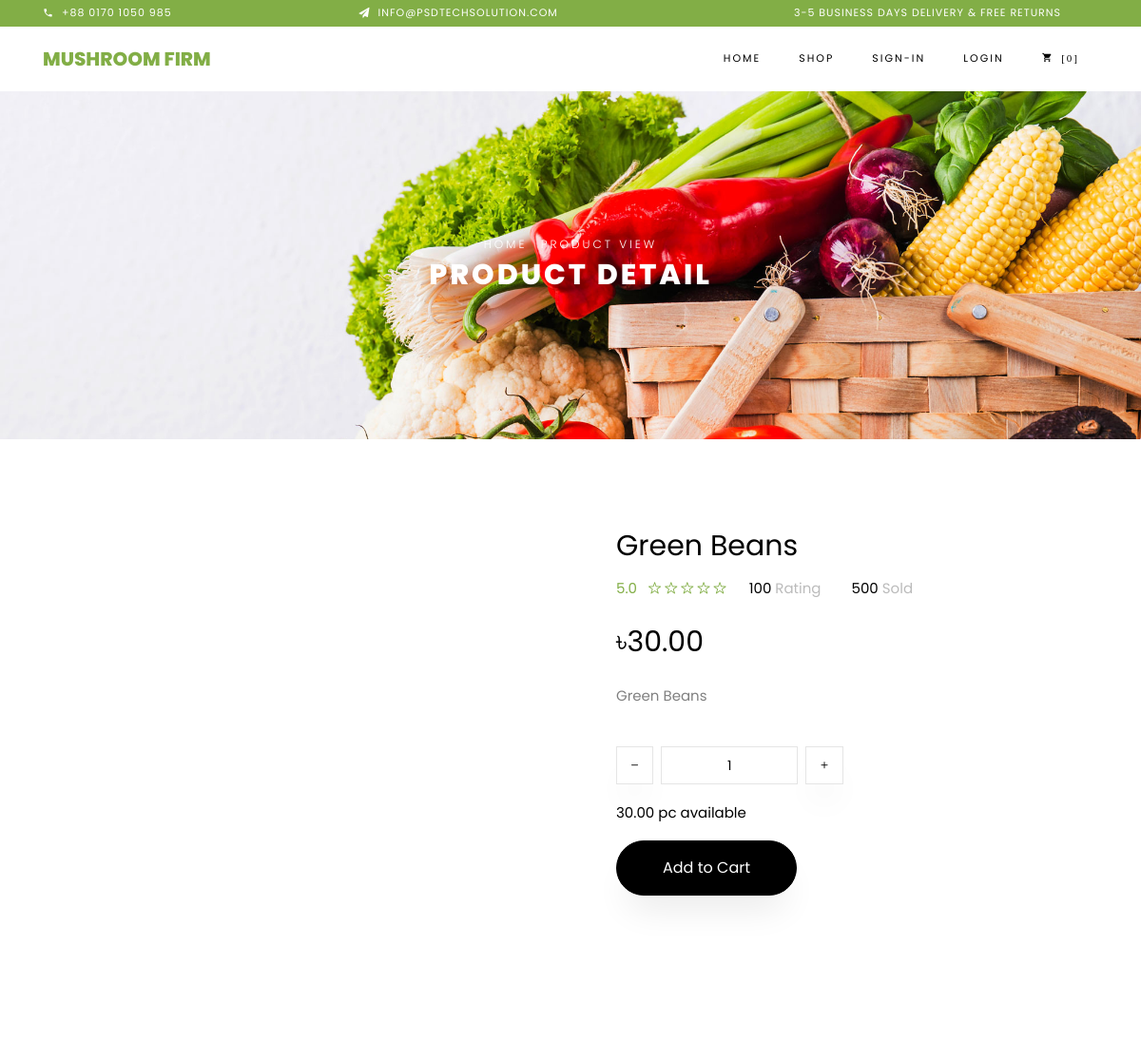
The app's page /products/green-beans/ (upper part), older data.
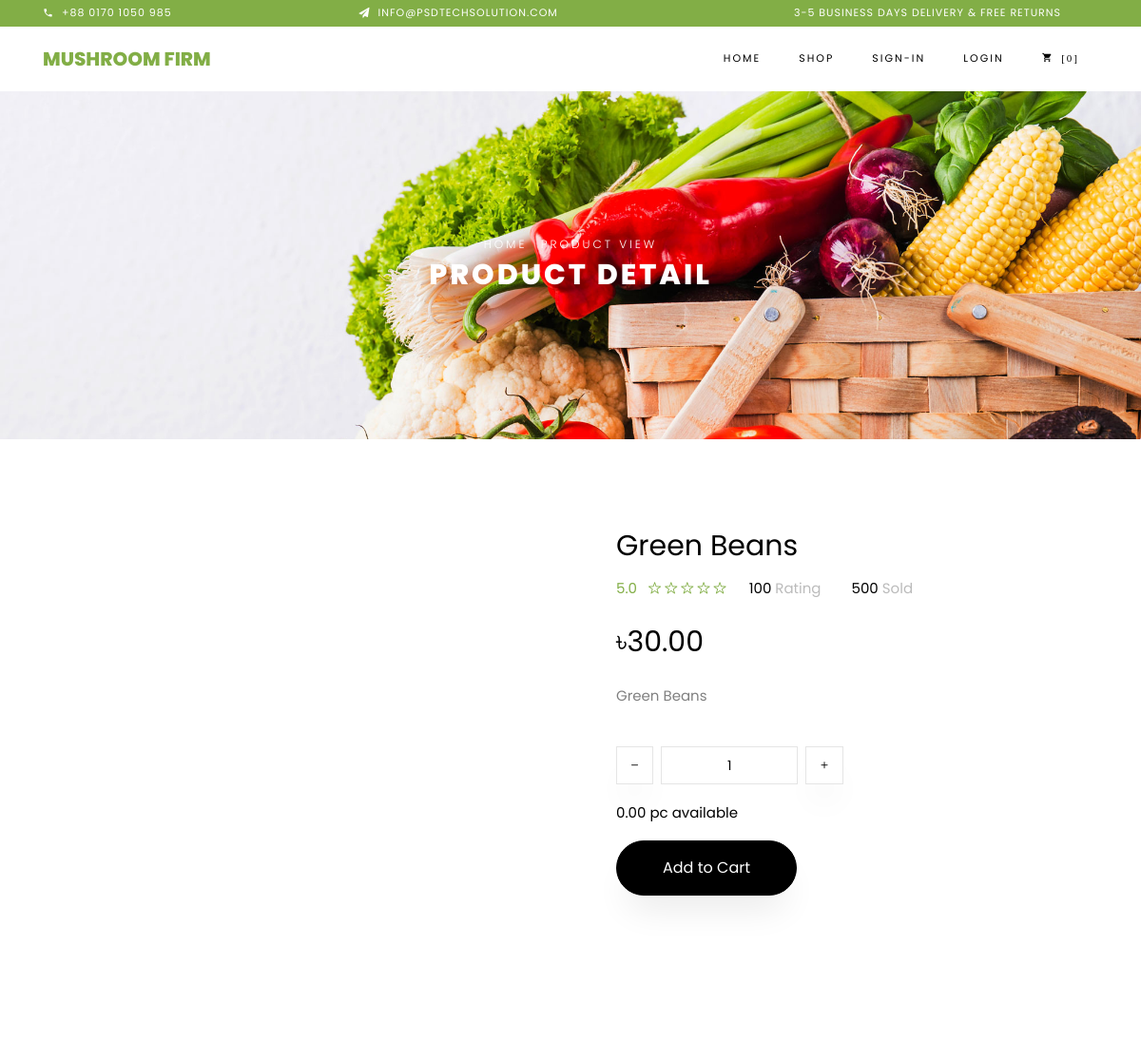
The same page, newer data.
### products/models.py (models this page shows, shortened)
class Product(models.Model):
	types = (
		("featured", "Featured"),
		("on sale", "On Sale"),
		("new arrival", "New Arrival")
		)
	product_name = models.CharField(max_length=500, blank=False, null=False)
	price = models.DecimalField(max_digits=100, decimal_places=2, default=30)
	sale = models.DecimalField(max_digits=100, decimal_places=2, default=30)
	stock = models.DecimalField(max_digits=100, decimal_places=2, default=30)
	category = models.CharField(max_length=400, choices=types, default="Featured")
	description = models.TextField(default="")
	slug = models.SlugField(default="")
	active = models.BooleanField(default=True)
	timestamp = models.DateTimeField(auto_now_add=True)
	updated = models.DateTimeField(auto_now=True)
	class Meta:
		unique_together = ("product_name", "slug")

### products/views.py (the view)
# urls.py: url(r'^products/(?P<slug>[\w-]+)/$', single, name='single_product'),
def single(request, slug):
    products = product.objects.get(slug=slug)
    template = 'products_template/single.html'
    context = {'product': products}
    return render(request, template, context)

### templates/products_template/single.html (shortened to what this page needs)
{% extends 'base.html' %}
{% block content %}
{% load static %}
<div class="hero-wrap hero-bread" style="background-image: url({% static 'images/bg_1.jpg' %});">
    <div class="container">
      <div class="row no-gutters slider-text align-items-center justify-content-center">
        <div class="col-md-9 ftco-animate text-center">
            <p class="breadcrumbs"><span class="mr-2"><a href="{% url 'home' %}">Home</a></span> <span>Product View</span></p>
          <h1 class="mb-0 bread">Product Detail</h1>
        </div>
      </div>
    </div>
  </div>
  <section class="ftco-section">
      <div class="container">
          <div class="row">
              <div class="col-lg-6 mb-5 ftco-animate">
              </div>
              <div class="col-lg-6 product-details pl-md-5 ftco-animate">
                  <h3>{{product.product_name}}</h3>
                  <div class="rating d-flex">
                          <p class="text-left mr-4">
                              <a href="#" class="mr-2">5.0</a>
                              <a href="#"><span class="ion-ios-star-outline"></span></a>
                              <a href="#"><span class="ion-ios-star-outline"></span></a>
                              <a href="#"><span class="ion-ios-star-outline"></span></a>
                              <a href="#"><span class="ion-ios-star-outline"></span></a>
                              <a href="#"><span class="ion-ios-star-outline"></span></a>
                          </p>
                          <p class="text-left mr-4">
                              <a href="#" class="mr-2" style="color: #000;">100 <span style="color: #bbb;">Rating</span></a>
                          </p>
                          <p class="text-left">
                              <a href="#" class="mr-2" style="color: #000;">500 <span style="color: #bbb;">Sold</span></a>
                          </p>
                      </div>
                      {% if product.sale != product.price %}
                        <p class="price"><span>৳{{product.sale}}</span></p>
                      {% elif product.sale == product.price %}
                        <p class="price"><span>৳{{product.price}}</span></p>
                      {% endif %}
                  <p>{{product.description}}</p>
                      <div class="row mt-4">
                          <div class="col-md-6">
                  </div>
                  <div class="input-group col-md-6 d-flex mb-3">
                   <span class="input-group-btn mr-2">
                      <button id='decrease_button' type="button" class="quantity-left-minus btn"  data-type="minus" data-field="">
                     <i class="ion-ios-remove"></i>
                      </button>
                      </span>
                   <input type="text" id="quantity" name="quantity" class="form-control input-number" value="1" min="1" max="100">
                   <span class="input-group-btn ml-2">
                      <button id='increase_button' type="button" class="quantity-right-plus btn" data-type="plus" data-field="">
                       <i class="ion-ios-add"></i>
                   </button>
                   </span>
                </div>
                <div class="col-md-12">
                    <p style="color: #000;">{{product.stock}} pc available</p>
                </div>
            </div>
            <p><a id="add_to_cart" href="#" class="btn btn-black py-3 px-5">
                Add to Cart
              </a></p>
              </div>
          </div>
      </div>
  </section>
  <section class="ftco-section">
  </section>
{% endblock %}

### templates/base.html (shortened to what this page needs)
<!DOCTYPE html>
<html lang="en">
<head>
    {% load static %}
    <link rel="stylesheet" href="{% static 'css/open-iconic-bootstrap.min.css' %}">
    <link rel="stylesheet" href="{% static 'css/animate.css' %}">
    <link rel="stylesheet" href="{% static 'css/owl.carousel.min.css' %}">
    <link rel="stylesheet" href="{% static 'css/owl.theme.default.min.css' %}">
    <link rel="stylesheet" href="{% static 'css/magnific-popup.css' %}">
    <link rel="stylesheet" href="{% static 'css/aos.css' %}">
    <link rel="stylesheet" href="{% static 'css/ionicons.min.css' %}">
    <link rel="stylesheet" href="{% static 'css/bootstrap-datepicker.css' %}">
    <link rel="stylesheet" href="{% static 'css/jquery.timepicker.css' %}">
    <link rel="stylesheet" href="{% static 'css/flaticon.css' %}">
    <link rel="stylesheet" href="{% static 'css/icomoon.css' %}">
    <link rel="stylesheet" href="{% static 'css/style.css' %}">
</head>
<body class="goto-here">
    {% include 'top_navbar.html' %}
    {% block content %}
    {% endblock %}
</body>
</html>

### templates/top_navbar.html (shortened to what this page needs)
<div class="py-1 bg-primary">
    <div class="container">
        <div class="row no-gutters d-flex align-items-start align-items-center px-md-0">
            <div class="col-lg-12 d-block">
                <div class="row d-flex">
                    <div class="col-md pr-4 d-flex topper align-items-center">
                        <div class="icon mr-2 d-flex justify-content-center align-items-center"><span class="icon-phone2"></span></div>
                        <span class="text">+88 0170 1050 985</span>
                    </div>
                    <div class="col-md pr-4 d-flex topper align-items-center">
                        <div class="icon mr-2 d-flex justify-content-center align-items-center"><span class="icon-paper-plane"></span></div>
                        <span class="text">info@psdtechsolution.com</span>
                    </div>
                    <div class="col-md-5 pr-4 d-flex topper align-items-center text-lg-right">
                        <span class="text">3-5 Business days delivery &amp; Free Returns</span>
                    </div>
                </div>
            </div>
        </div>
      </div>
</div>
<nav class="navbar navbar-expand-lg navbar-dark ftco_navbar bg-dark ftco-navbar-light" id="ftco-navbar">
    <div class="container">
      <a class="navbar-brand" href="{% url 'home' %}">Mushroom Firm</a>
      <div class="collapse navbar-collapse" id="ftco-nav">
        <ul class="navbar-nav ml-auto">
          <li class="nav-item active"><a href="{% url 'home' %}" class="nav-link">Home</a></li>
          <li class="nav-item"><a href="{% url 'products' %}" class="nav-link">Shop</a></li>
          <li class="nav-item">
              {% if not user.is_authenticated %}
              <a href="#" class="nav-link">Sign-In</a>
                {% else %}
              <a href="#" class="nav-link">My Account</a>
                {% endif %}
          </li>
          <li class="nav-item">
              {% if not user.is_authenticated %}
              <a href="{% url 'login' %}" class="nav-link">Login</a>
              {% else %}
              <a href="{% url 'logout' %}" class="nav-link">Logout</a>
              {% endif %}
          </li>
          <li class="nav-item cta cta-colored"><a href="{% url 'viewCart' %}" class="nav-link"><span id="cart_menu" class="icon-shopping_cart">
              {% if not request.session.item_count %}
              [0]
              {% else %}
              [{{request.session.item_count}}]
              {% endif %}</a></li>
        </ul>
      </div>
    </div>
  </nav>

### static/static_files/css/icomoon.css (style rules this page uses)
[class^="icon-"], [class*=" icon-"] { font-family: 'icomoon' !important; speak: none; font-style: normal; font-weight: normal; font-variant: normal; text-transform: none; line-height: 1; -webkit-font-smoothing: antialiased; -moz-osx-font-smoothing: grayscale; }
.icon-paper-plane:before { content: "\f1d8"; }
.icon-phone2:before { content: "\e0cd"; }
.icon-shopping_cart:before { content: "\e8cc"; }

Row changes from the older to the newer data that the page shows:
changed Product "Green Beans": stock "30.00" → "0.00"
